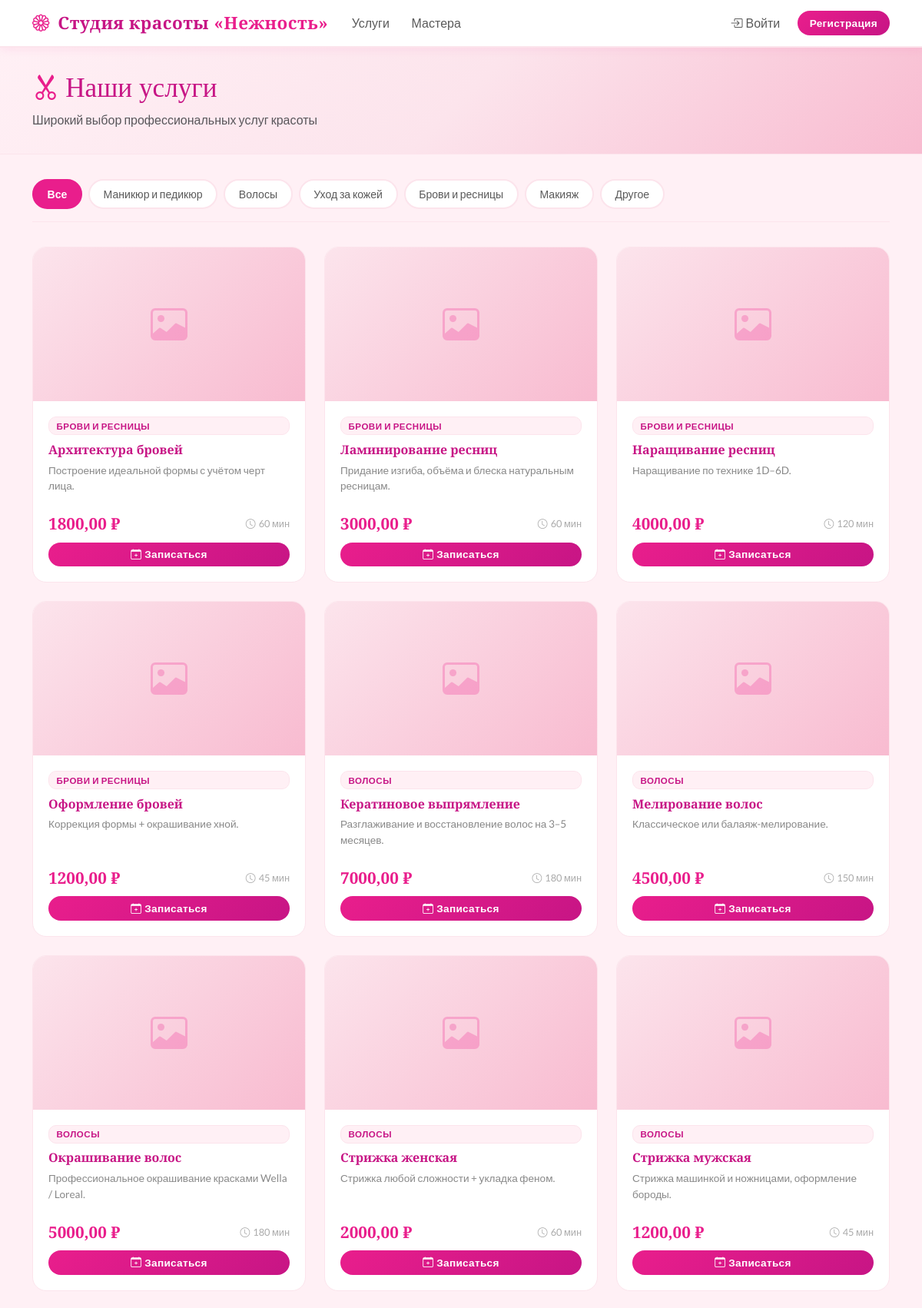
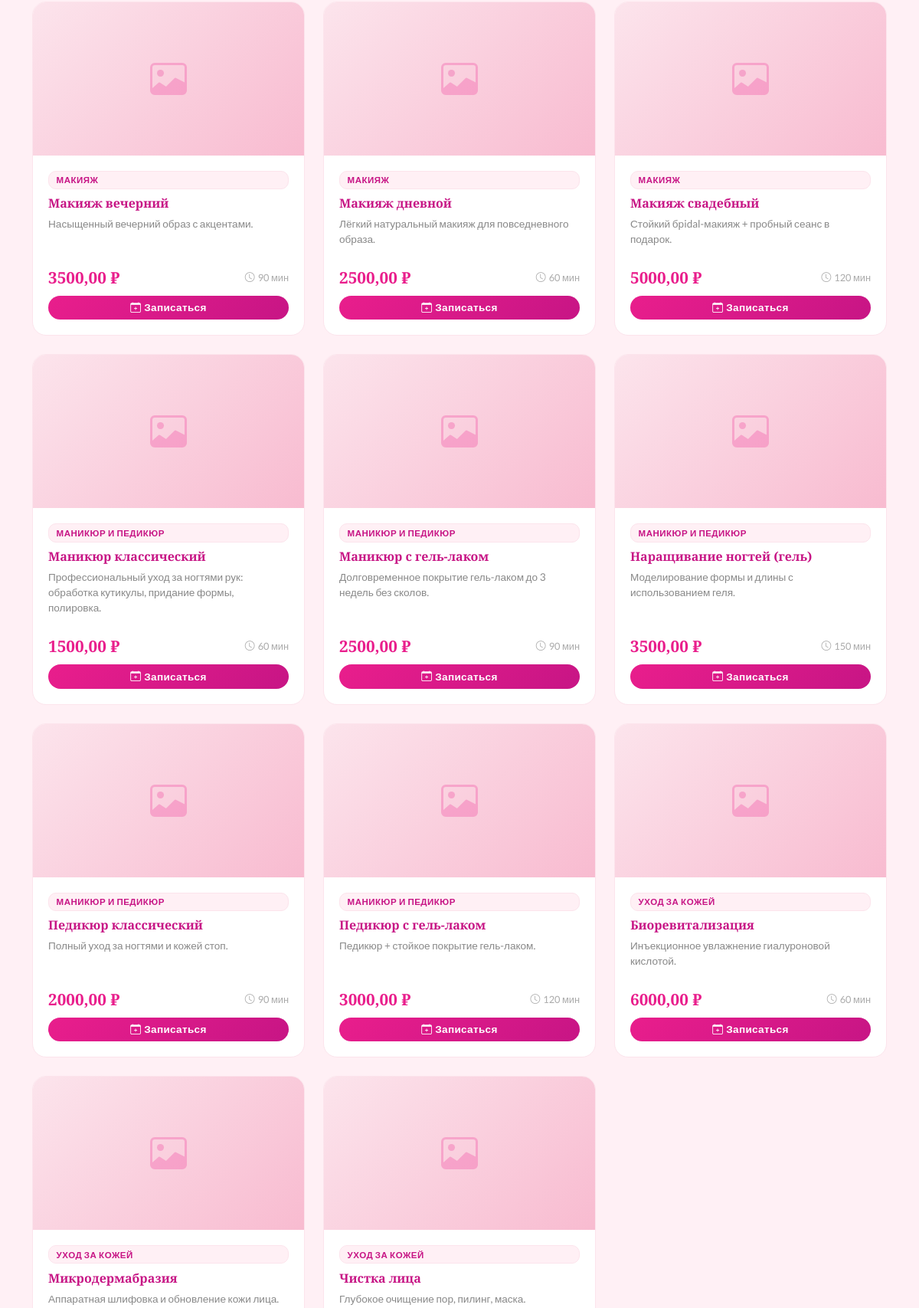
Page /services/ (upper part) on the committed database (2 pictures, top to bottom).
### apps/masters/models.py (models this page shows, shortened)
class Service(models.Model):
    CATEGORY_MANICURE = 'manicure'
    CATEGORY_HAIR = 'hair'
    CATEGORY_SKIN = 'skin'
    CATEGORY_BROWS = 'brows'
    CATEGORY_MAKEUP = 'makeup'
    CATEGORY_OTHER = 'other'
    CATEGORY_CHOICES = [
        (CATEGORY_MANICURE, 'Маникюр и педикюр'),
        (CATEGORY_HAIR, 'Волосы'),
        (CATEGORY_SKIN, 'Уход за кожей'),
        (CATEGORY_BROWS, 'Брови и ресницы'),
        (CATEGORY_MAKEUP, 'Макияж'),
        (CATEGORY_OTHER, 'Другое'),
    ]
    name = models.CharField('Название услуги', max_length=200)
    category = models.CharField('Категория', max_length=20, choices=CATEGORY_CHOICES, default=CATEGORY_OTHER)
    photo = models.ImageField('Фото услуги', upload_to='services/', blank=True, null=True)
    duration_minutes = models.PositiveIntegerField('Длительность (мин)')
    price = models.DecimalField('Цена', max_digits=10, decimal_places=2)
    description = models.TextField('Описание', blank=True)
    is_active = models.BooleanField('Активна', default=True)
    class Meta:
        verbose_name = 'Услуга'
        verbose_name_plural = 'Услуги'

### apps/clients/views.py (the view)
# urls.py: path('services/', views.services_list, name='services_list'),
def services_list(request):
    selected_category = request.GET.get('category', '')
    qs = Service.objects.filter(is_active=True).order_by('category', 'name')
    if selected_category:
        qs = qs.filter(category=selected_category)
    categories = Service.CATEGORY_CHOICES
    return render(request, 'client/services_list.html', {
        'services': qs,
        'categories': categories,
        'selected_category': selected_category,
    })

### templates/client/services_list.html (shortened to what this page needs)
{% extends 'base.html' %}
{% block content %}
<div class="page-header">
    <div class="container">
        <h1><i class="bi bi-scissors me-2" style="color:var(--pink-primary);"></i>Наши услуги</h1>
        <p class="text-muted mb-0">Широкий выбор профессиональных услуг красоты</p>
    </div>
</div>
<div class="container pb-5">
    <div style="display:flex; flex-wrap:wrap; gap:0.5rem; margin-bottom:2rem; padding-bottom:1rem; border-bottom:1px solid var(--pink-border);">
        <a href="/services/" class="filter-chip {% if not selected_category %}active{% endif %}">Все</a>
        {% for cat_key, cat_label in categories %}
        <a href="/services/?category={{ cat_key }}"
           class="filter-chip {% if selected_category == cat_key %}active{% endif %}">
            {{ cat_label }}
        </a>
        {% endfor %}
    </div>
    {% if services %}
    <div class="row g-4">
        {% for service in services %}
        <div class="col-sm-6 col-md-4">
            <div class="svc-card">
                {% if service.photo %}
                <img src="{{ service.photo.url }}" alt="{{ service.name }}" class="svc-photo">
                {% else %}
                <div class="svc-photo-placeholder">
                </div>
                {% endif %}
                <div class="svc-body">
                    <div class="cat-badge">{{ service.get_category_display }}</div>
                    <div class="svc-name">{{ service.name }}</div>
                    {% if service.description %}
                    <div class="svc-desc">{{ service.description }}</div>
                    {% else %}
                    <div class="svc-desc"></div>
                    {% endif %}
                </div>
                <div class="svc-footer">
                    <div class="d-flex justify-content-between align-items-center mb-2">
                        <span class="svc-price">{{ service.price }} ₽</span>
                        <span class="svc-duration"><i class="bi bi-clock me-1"></i>{{ service.duration_minutes }} мин</span>
                    </div>
                    <a href="/bookings/book/?service={{ service.pk }}" class="btn btn-pink w-100 btn-sm">
                        <i class="bi bi-calendar-plus me-1"></i>Записаться
                    </a>
                </div>
            </div>
        </div>
        {% endfor %}
    </div>
    {% endif %}
</div>
{% endblock %}

### templates/base.html (style rules this page uses)
:root { --pink-lightest: #fff0f5; --pink-light: #ffb6c1; --pink-medium: #ff69b4; --pink-primary: #e91e8c; --pink-dark: #c71585; --pink-card: #fff8fa; --pink-accent: #f48fb1; --pink-border: #fce4ec; }
* { box-sizing: border-box; }
body { background-color: var(--pink-lightest); font-family: 'Lato', sans-serif; color: #4a4a4a; min-height: 100vh; }
h1, h2, h3, h4, h5, .display-font { font-family: 'Playfair Display', serif; }
.btn-pink { background: linear-gradient(135deg, var(--pink-primary), var(--pink-dark)); color: #fff; border: none; border-radius: 30px; padding: 0.5rem 1.5rem; font-weight: 600; letter-spacing: 0.3px; transition: all 0.3s ease; box-shadow: 0 4px 15px rgba(233, 30, 140, 0.3); }
.btn-sm.btn-pink { padding: 0.35rem 1rem; font-size: 0.85rem; box-shadow: none; }
.page-header { background: linear-gradient(135deg, #fff0f5 0%, #fce4ec 50%, #f8bbd0 100%); border-bottom: 1px solid var(--pink-border); padding: 2rem 0; margin-bottom: 2rem; }
.page-header h1 { color: var(--pink-dark); font-size: 2.2rem; }
body:not(.modal-open) { overflow-y: auto !important; padding-right: 0 !important; }

### templates/client/services_list.html (style rules this page uses)
.filter-chip { display: inline-block; padding: 0.45rem 1.1rem; border: 2px solid var(--pink-border); border-radius: 20px; background: white; color: #5a5a5a; font-size: 0.88rem; font-weight: 500; cursor: pointer; text-decoration: none; transition: all 0.2s; white-space: nowrap; }
.filter-chip.active { border-color: var(--pink-primary); background: var(--pink-primary); color: white; font-weight: 700; }
.svc-card { background: white; border: 1px solid var(--pink-border); border-radius: 18px; overflow: hidden; height: 100%; display: flex; flex-direction: column; transition: box-shadow 0.25s, transform 0.25s; }
.svc-photo-placeholder { width: 100%; height: 200px; background: linear-gradient(135deg, #fce4ec, #f8bbd0); display: flex; align-items: center; justify-content: center; color: rgba(233,30,140,0.25); }
.svc-body { padding: 1.25rem 1.25rem 0.75rem; flex: 1; display: flex; flex-direction: column; }
.svc-name { font-family: 'Playfair Display', serif; font-weight: 700; color: var(--pink-dark); font-size: 1rem; margin-bottom: 0.3rem; }
.svc-desc { font-size: 0.85rem; color: #888; flex: 1; margin-bottom: 0.75rem; }
.svc-footer { padding: 0 1.25rem 1.25rem; }
.svc-price { font-family: 'Playfair Display', serif; font-size: 1.3rem; color: var(--pink-primary); font-weight: 700; }
.svc-duration { font-size: 0.8rem; color: #aaa; }
.cat-badge { display: inline-block; font-size: 0.72rem; font-weight: 700; text-transform: uppercase; letter-spacing: 0.5px; color: var(--pink-dark); background: var(--pink-lightest); border: 1px solid var(--pink-border); border-radius: 10px; padding: 0.15rem 0.6rem; margin-bottom: 0.4rem; }

### rows in the picture
Service: category "БРОВИ И РЕСНИЦЫ", name "Архитектура бровей", description "Построение идеальной формы с учётом черт лица.", price "1800,00", duration_minutes "60"
Service: category "БРОВИ И РЕСНИЦЫ", name "Ламинирование ресниц", description "Придание изгиба, объёма и блеска натуральным ресницам.", price "3000,00", duration_minutes "60"
Service: category "БРОВИ И РЕСНИЦЫ", name "Наращивание ресниц", description "Наращивание по технике 1D–6D.", price "4000,00", duration_minutes "120"
Service: category "БРОВИ И РЕСНИЦЫ", name "Оформление бровей", description "Коррекция формы + окрашивание хной.", price "1200,00", duration_minutes "45"
Service: category "ВОЛОСЫ", name "Кератиновое выпрямление", description "Разглаживание и восстановление волос на 3–5 месяцев.", price "7000,00", duration_minutes "180"
Service: category "ВОЛОСЫ", name "Мелирование волос", description "Классическое или балаяж-мелирование.", price "4500,00", duration_minutes "150"
Service: category "ВОЛОСЫ", name "Окрашивание волос", description "Профессиональное окрашивание красками Wella / Loreal.", price "5000,00", duration_minutes "180"
Service: category "ВОЛОСЫ", name "Стрижка женская", description "Стрижка любой сложности + укладка феном.", price "2000,00", duration_minutes "60"
Service: category "ВОЛОСЫ", name "Стрижка мужская", description "Стрижка машинкой и ножницами, оформление бороды.", price "1200,00", duration_minutes "45"
Service: category "МАКИЯЖ", name "Макияж вечерний", description "Насыщенный вечерний образ с акцентами.", price "3500,00", duration_minutes "90"
Service: category "МАКИЯЖ", name "Макияж дневной", description "Лёгкий натуральный макияж для повседневного образа.", price "2500,00", duration_minutes "60"
Service: category "МАКИЯЖ", name "Макияж свадебный", description "Стойкий брidal-макияж + пробный сеанс в подарок.", price "5000,00", duration_minutes "120"
Service: category "МАНИКЮР И ПЕДИКЮР", name "Маникюр классический", description "Профессиональный уход за ногтями рук: обработка кутикулы, придание формы, полировка.", price "1500,00", duration_minutes "60"
Service: category "МАНИКЮР И ПЕДИКЮР", name "Маникюр с гель-лаком", description "Долговременное покрытие гель-лаком до 3 недель без сколов.", price "2500,00", duration_minutes "90"
Service: category "МАНИКЮР И ПЕДИКЮР", name "Наращивание ногтей (гель)", description "Моделирование формы и длины с использованием геля.", price "3500,00", duration_minutes "150"
Service: category "МАНИКЮР И ПЕДИКЮР", name "Педикюр классический", description "Полный уход за ногтями и кожей стоп.", price "2000,00", duration_minutes "90"
Service: category "МАНИКЮР И ПЕДИКЮР", name "Педикюр с гель-лаком", description "Педикюр + стойкое покрытие гель-лаком.", price "3000,00", duration_minutes "120"
Service: category "УХОД ЗА КОЖЕЙ", name "Биоревитализация", description "Инъекционное увлажнение гиалуроновой кислотой.", price "6000,00", duration_minutes "60"
Service: category "УХОД ЗА КОЖЕЙ", name "Микродермабразия", description "Аппаратная шлифовка и обновление кожи лица."
Service: category "УХОД ЗА КОЖЕЙ", name "Чистка лица", description "Глубокое очищение пор, пилинг, маска."

### other values in the picture
{{ cat_label }} "Маникюр и педикюр" "Волосы" "Уход за кожей" "Брови и ресницы" "Макияж" "Другое"
